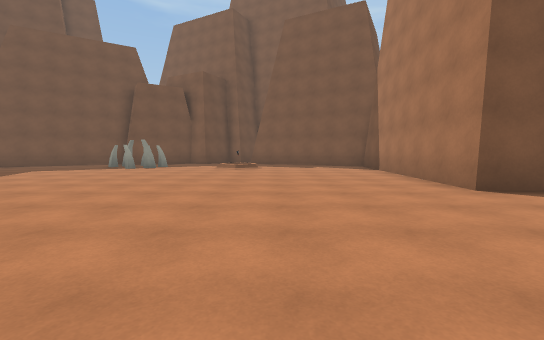
[1] (above)

15 first-person views from a walk through a Unity game level. The camera is 1.3 m above the floor, tilts 4° down and sees 90° across. The floor is counted in squares, 2 m on a side. Each view is taken from the middle of a square. On the plan, view 1 faces up. The plan holds only what a view shows up to about 9 squares ahead; the rest is blank. The place goes on beyond the plan. The player character is not drawn. Surface patterns are stand-ins for the level's own textures.

[2]
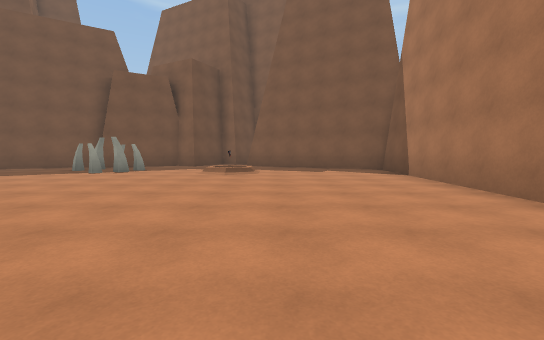

[3]
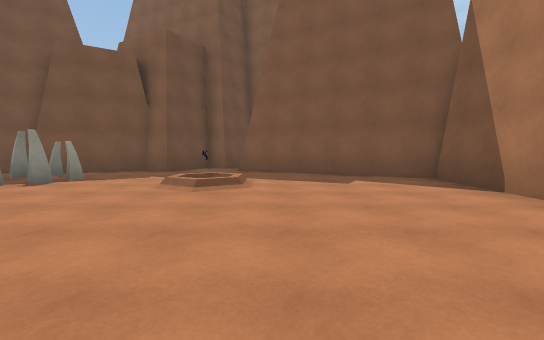

[4]
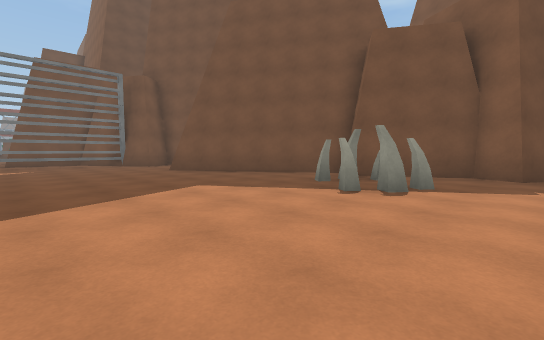

[5]
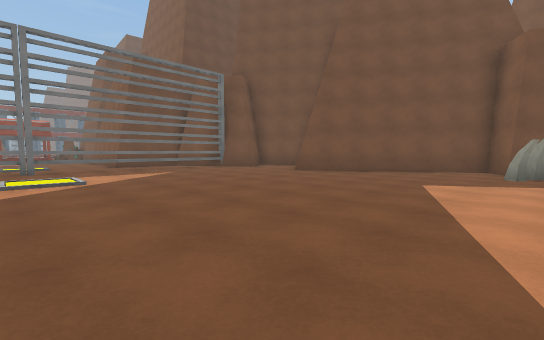

[6]
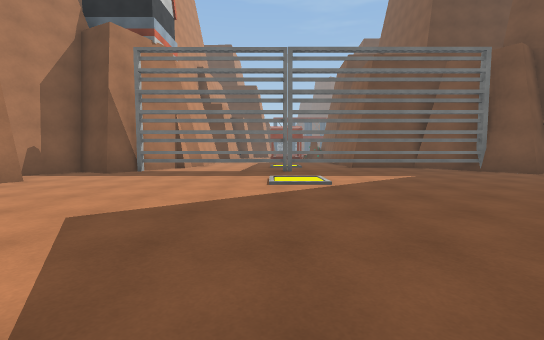

[7]
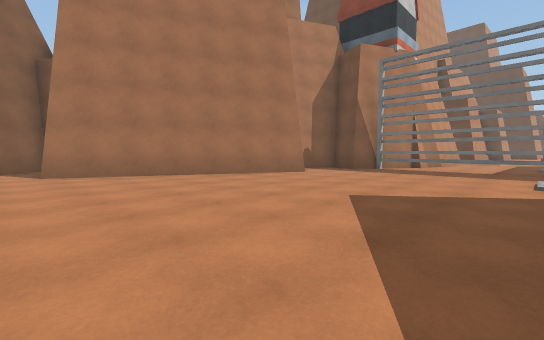

[8]
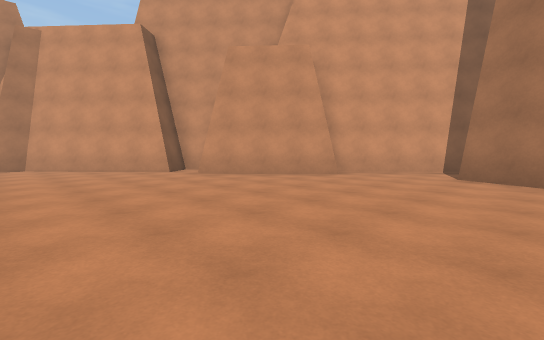

[9]
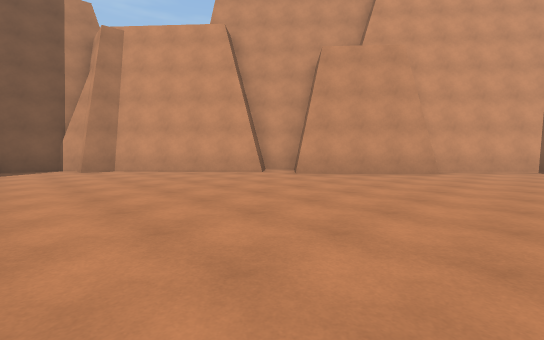

[10]
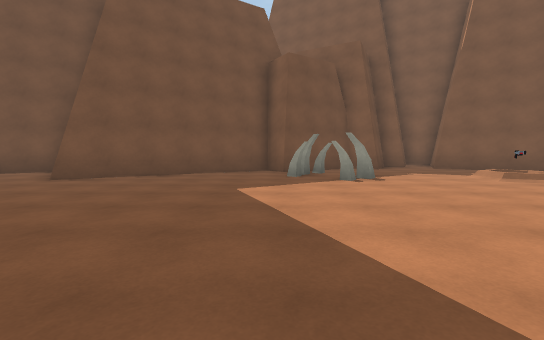

[11]
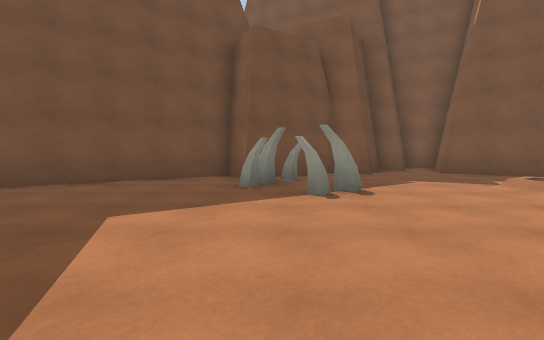

[12]
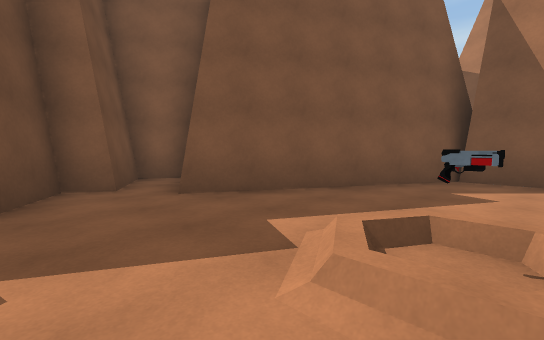

[13]
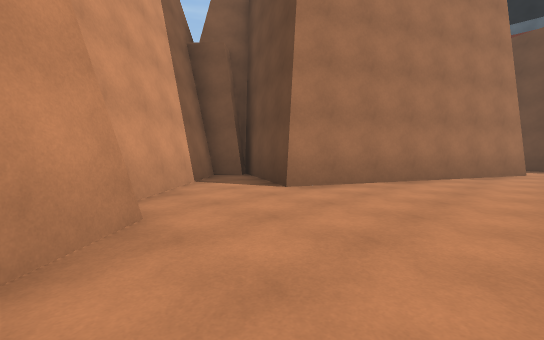

[14]
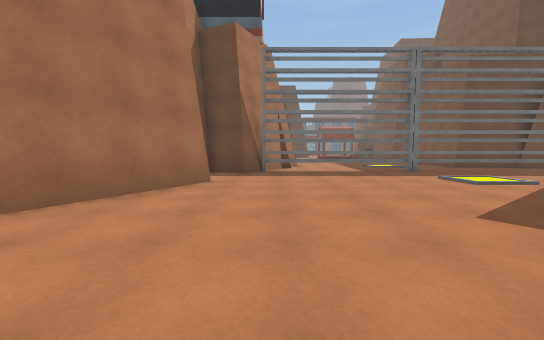

[15]
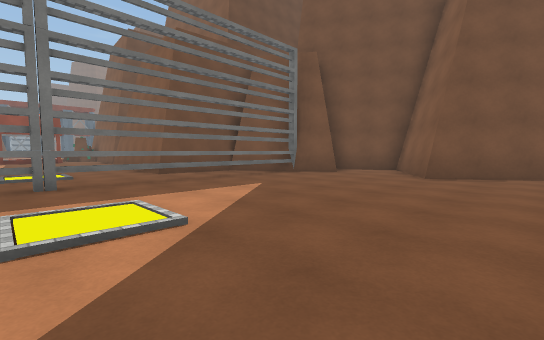

### Floor plan
Points are (right, up) in squares from view 1. A wall is a line through its corners. A room is listed if a view was taken in it or the views show most of it. See-through windows are left out.
Room 1 (views 1, 2, 3, 4, 5, 6, 7, 8, 9, 10, 11, 12, 13, 14, 15)
walls: (0.2, -1.6) (3.6, 1.4) (3.7, 2.3) (4.5, 2.2) (5, 2.6) (5.1, 4.1); (-3.9, -4.8) (-0.9, -2.1); (-12.8, -2.4) (-6.7, -5.3) (-8.2, -8.4); (4.4, 4.4) (3.4, 4.5) (3.8, 11.3); (-1.7, 15) (-2.4, 15.3) (-3.3, 13.6) (-4.2, 14.1) (-6.6, 12.5) (-7.2, 13.3) (-11.9, 10.3) (-13.5, 12.6) (-14.8, 11.8); (-15.8, 9.9) (-15.8, -1.4); (-15.1, 11.2) (-14.6, 10.4) (-16.5, 9.2); (-16, -1.3) (-14.9, -1.8) (-15.5, -3) (-14.1, -3.7); (4.3, 11.1) (-1, 13.9) (-0.4, 15); (-7.6, -7.8) (-7, -8.4) (-3.4, -5.2)
objects: other object (-6, 10) to (-5, 12); other object (-1, 10)

Where each view was taken, in squares from view 1:
view 1: 0 up, 0 right, facing up
view 2: 2 up, 0 right, facing up
view 3: 5 up, 0 right, facing up
view 4: 6 up, 3 left, facing up-left
view 5: 3 up, 6 left, facing up-left
view 6: 3 up, 7 left, facing left
view 7: 3 up, 6 left, facing down-left
view 8: 2 up, 8 left, facing down-right
view 9: 4 up, 6 left, facing down-right
view 10: 4 up, 7 left, facing up
view 11: 6 up, 6 left, facing up
view 12: 10 up, 3 left, facing up-right
view 13: 2 down, 3 left, facing down-left
view 14: 1 down, 7 left, facing left
view 15: 3 up, 10 left, facing up-left
